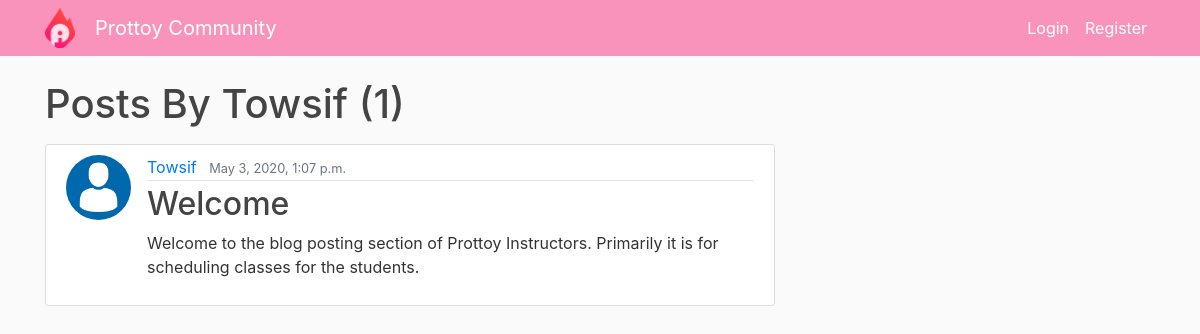
Screenshot of /community/user/Towsif with the database file from the repository.
### community/models.py (models this page shows, shortened)
class Post(models.Model):
    title = models.CharField(max_length=100)
    content = models.TextField()
    date_posted = models.DateTimeField(default=timezone.now)
    author = models.ForeignKey(User, on_delete=models.CASCADE)

### users/models.py (models this page shows, shortened)
class Profile(models.Model):
    user = models.OneToOneField(User, on_delete=models.CASCADE)
    valid = models.CharField(default="",max_length=4)
    district = models.CharField(default="",max_length=30)
    role = models.CharField(max_length=20, choices=ROLE_CHOICES, default='student')
    image = models.ImageField(default='default.jpg', upload_to='profile_pics')

### community/views.py (the view)
# urls.py: path('user/<str:username>', UserPostListView.as_view(), name='user-posts'),
class UserPostListView(ListView):
    model = Post
    template_name = 'community/user_posts.html'
    context_object_name = 'posts'
    ordering = ['-date_posted']
    paginate_by = 5
    def get_queryset(self):
        user = get_object_or_404(User, username = self.kwargs.get('username'))
        return Post.objects.filter(author=user).order_by('-date_posted')

### community/templates/community/user_posts.html (shortened to what this page needs)
{% extends "community/base.html" %}
{% block content %}
<h1 class="mb-3">Posts By {{ view.kwargs.username }} ({{ page_obj.paginator.count }}) </h1>
    {% for post in posts %}
      <article class="media content-section">
        <img class="rounded-circle article-img" src="{{ post.author.profile.image.url }}">
        <div class="media-body">
          <div class="article-metadata">
            <a class="mr-2" href="{% url 'user-posts' post.author.username %}">{{ post.author }}</a>
            <small class="text-muted">{{ post.date_posted }}</small>
          </div>
          <h2><a class="article-title" href=" {% url 'post-detail' post.id %} ">{{ post.title }}</a></h2>
          <p class="article-content">{{ post.content }}</p>
        </div>
      </article>
    {% endfor %}
{% endblock content %}

### community/templates/community/base.html (style rules this page uses)
body { background: #fafafa; color: #333333; margin-top: 5rem; }
h1, h2, h3, h4, h5, h6 { color: #444444; }
.content-section { background: #ffffff; padding: 10px 20px; border: 1px solid #dddddd; border-radius: 3px; margin-bottom: 20px; }
.article-title { color: #444444; }
.article-content { white-space: pre-line; }
.article-img { height: 65px; width: 65px; margin-right: 16px; }
.article-metadata { padding-bottom: 1px; margin-bottom: 4px; border-bottom: 1px solid #e3e3e3 }

### rows the page displays
Post: author.profile.image (placeholder picture), author "Towsif", date_posted "May 3, 2020, 1:07 p.m.", title "Welcome", content "Welcome to the blog posting section of Prottoy Instructors. Primarily it is for scheduling classes for the students."

### other values shown
{{ view.kwargs.username }} "Towsif"
{{ page_obj.paginator.count }} "1"
